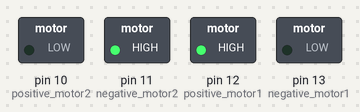
Bench run of a sketch on a simulated Arduino Uno, built with avr-gcc and run on an emulated ATmega328P. On the bench: switched loads named in the sketch (green lamp = pin HIGH).

Above: at 0.1 s.
Timing chart, 0 to 1.6 s (numbered marks = the images above):
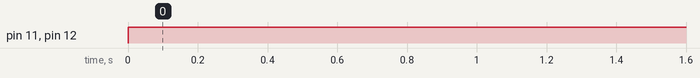

The sketch:

quad-wheeled-robot.ino
```cpp
const int negative_motor1=13;
const int positive_motor1=12;
const int negative_motor2=11;
const int positive_motor2=10;

void forward() {
  digitalWrite(negative_motor1, LOW);
  digitalWrite(negative_motor2, HIGH);
  digitalWrite(positive_motor1, HIGH);
  digitalWrite(positive_motor2, LOW);
}

void backward() {
  digitalWrite(negative_motor1, HIGH);
  digitalWrite(negative_motor2, HIGH);
  digitalWrite(positive_motor1, LOW);
  digitalWrite(positive_motor2, LOW);
}

void left() {
  digitalWrite(negative_motor1, LOW);
  digitalWrite(negative_motor2, HIGH);
  digitalWrite(positive_motor1, LOW);
  digitalWrite(positive_motor2, HIGH);
}

void right() {
  digitalWrite(negative_motor1, HIGH);
  digitalWrite(negative_motor2, LOW);
  digitalWrite(positive_motor1, HIGH);
  digitalWrite(positive_motor2, LOW);
}

void setup() {
  pinMode(negative_motor1, OUTPUT);
  pinMode(negative_motor2, OUTPUT);
  pinMode(positive_motor1, OUTPUT);
  pinMode(positive_motor2, OUTPUT);
}

void loop() {
  forward();
}
```

Measured:
- by itself, pin 11 (negative_motor2), pin 12 (positive_motor1): LOW → HIGH at 0.00 s
